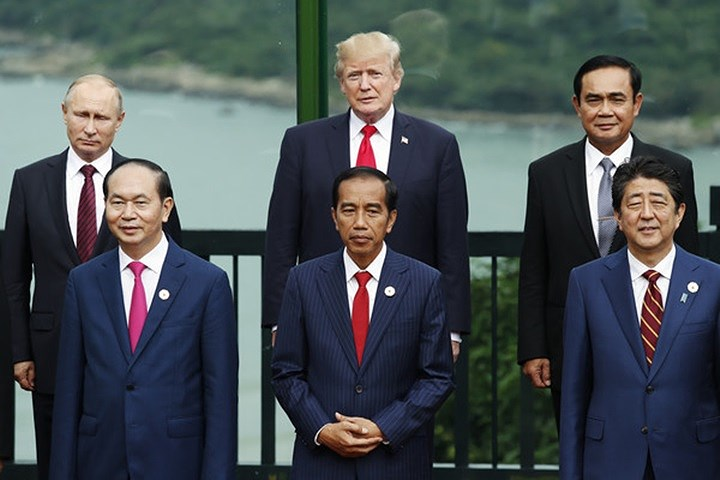
#> input picture captured_images/362143607_2042976736043801_8775252976528594688_n.jpg, 720 x 480 px
$ python -i alig.py   (imports and definitions only)
#> lines starting #> are read from the running program, lines starting #| are printed output that depends on the picture; after the words box and inside, x2 and y2 are one past the last pixel; in counts of white or black regions, pixels touching at a corner belong together
#> further down, picture is the input picture: shape (480, 720, 3); mean B, G, R 82.7, 79.6, 72.5
import cv2

face_detection = cv2.CascadeClassifier('haarcascade_frontalface_default.xml')
def haar(img):
    faces = face_detection.detectMultiScale(img)
#> faces = [[410, 236, 26, 26], [522, 215, 44, 44], [277, 40, 55, 55], [79, 145, 58, 58], [270, 151, 60, 60], [510, 145, 59, 59], [474, 59, 61, 61], [49, 75, 58, 58]]
    for (x, y, w, h) in faces:
        cv2.rectangle(img, (x, y), (x + w, y + h), (255, 0, 0), 2)
#> this loop made 8 passes
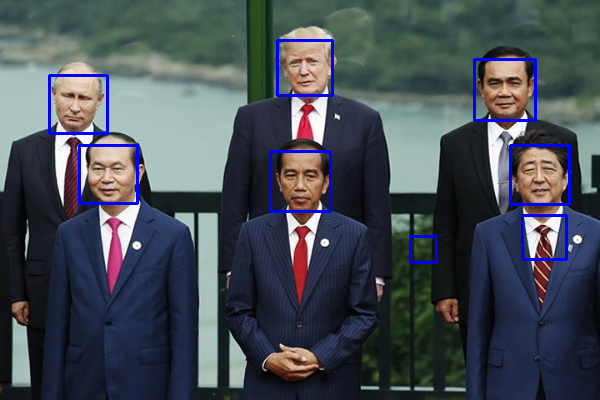
#> img: shape (400, 600, 3); mean of channels 0, 1, 2 85.9, 77.4, 70.3; drawn as B, G, R
    return img
def stand_img(img):
    img = cv2.resize(img,(600,400))
    img = cv2.cvtColor(img, cv2.COLOR_BGR2RGB)
    return img
def function_2(img1):
    img1 = cv2.resize(img1,(600,400))
    img1 = haar(img1)
    img1 = stand_img(img1)
    return img1

>>> import cv2
>>> picture = cv2.imread('captured_images/362143607_2042976736043801_8775252976528594688_n.jpg')
>>> result = function_2(picture)

$ run again, on captured_images/ảnh-bác-hồ.jpg
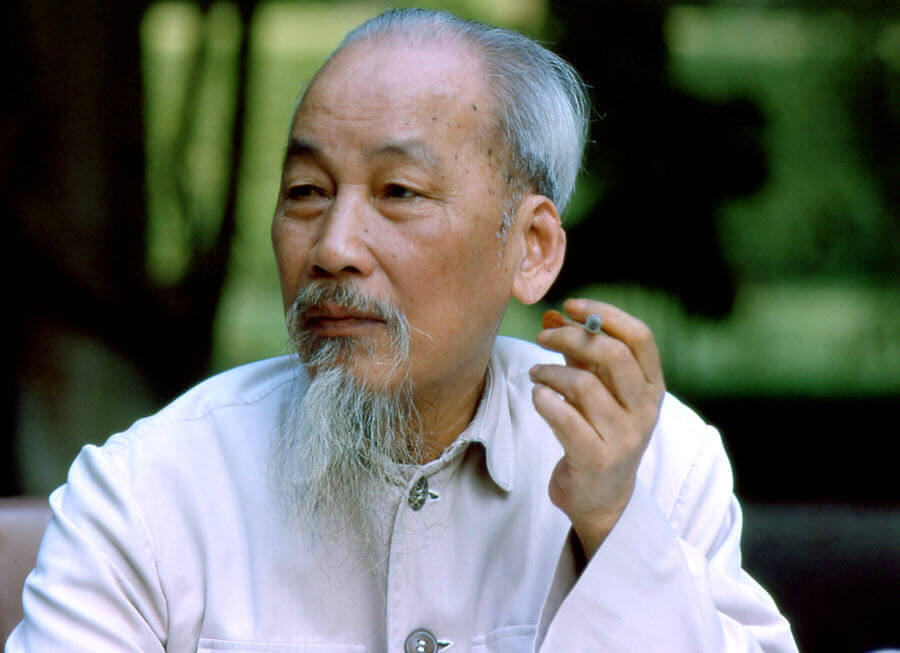
#> input picture captured_images/ảnh-bác-hồ.jpg, 900 x 653 px
#> picture is the input picture: shape (653, 900, 3); mean B, G, R 98.4, 106.8, 103.4
#> in function_2, `img1 = cv2.resize(img1,(600,400))`:
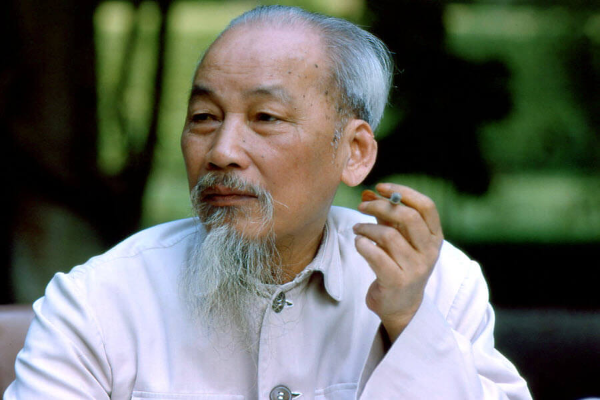
#> img1: shape (400, 600, 3); mean of channels 0, 1, 2 98.3, 106.7, 103.3; drawn as B, G, R
#> faces = [[141, 46, 184, 184], [152, 3, 266, 266]]
#> the loop in haar, `for (x, y, w, h) in faces:` made 2 passes
#> after the loop in haar, `for (x, y, w, h) in faces:`:
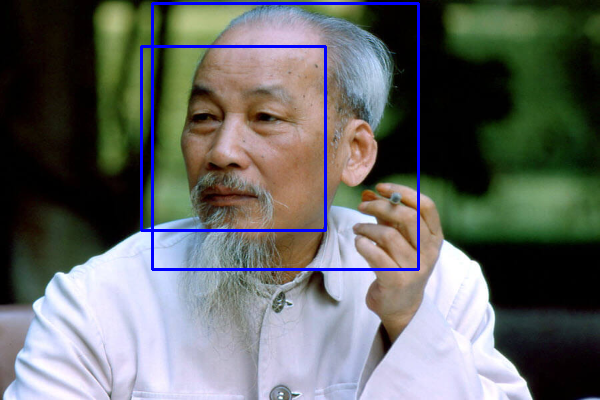
#> img: shape (400, 600, 3); 2.24% of pixels changed, all inside (x1, y1, x2, y2) = (140, 2, 420, 271); drawn as B, G, R
